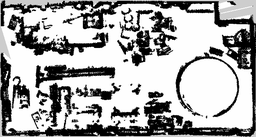
#> input picture catkin_ws/src/husky_robot/src/plots/map.png, 256 x 137 px, shrunk from 624 x 334 before the run, found by its file name
$ python convert_map.py   (Python 2 division)
#> lines starting #> are read from the running program, lines starting #| are printed output that depends on the picture; after the words box and inside, x2 and y2 are one past the last pixel; in counts of white or black regions, pixels touching at a corner belong together
from PIL import Image

radius = 14

im = Image.open("./map.png").convert('1')
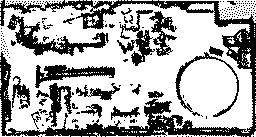
#> im: PIL image 256x137 1; 66.6% white; 212 black regions (191 under 20 px), largest, box (x1, y1, x2, y2) and area: (0, 0, 256, 137) 5956, (7, 14, 109, 56) 1141, (35, 65, 115, 88) 781

im2 = im.rotate(0)
print im.size
#| (256, 137)
for x in xrange(im.size[0]):
	for y in xrange(im.size[1]):
		if im.getpixel((x, y)) == 0:
			for x_fill in xrange(-radius, radius):
				for y_fill in xrange(-radius, radius):
					if x_fill ** 2 + y_fill ** 2 < radius ** 2:
						if (x_fill + x >= 0 and y_fill + y >= 0 and
							x_fill + x < im.size[0] and y_fill + y < im.size[1]):
							im2.putpixel((x + x_fill, y + y_fill), 0)
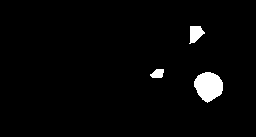
#> im2: PIL image 256x137 1; 2.6% white; 3 white regions, box (x1, y1, x2, y2) and area: (194, 72, 223, 103) 646, (189, 26, 205, 44) 186, (150, 69, 164, 78) 97
im2.show()

$ run again, with catkin_ws/src/husky_robot/src/plots/lattice.png copied over catkin_ws/src/husky_robot/src/plots/map.png
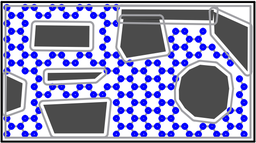
#> input picture catkin_ws/src/husky_robot/src/plots/lattice.png, 256 x 143 px, shrunk from 603 x 336 before the run, found by its file name
#> `im = Image.open("./map.png").convert('1')`:
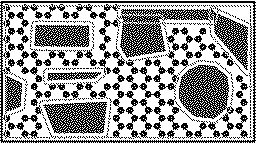
#> im: PIL image 256x143 1; 59.6% white; black in thin lines or dots
#| (256, 143)
